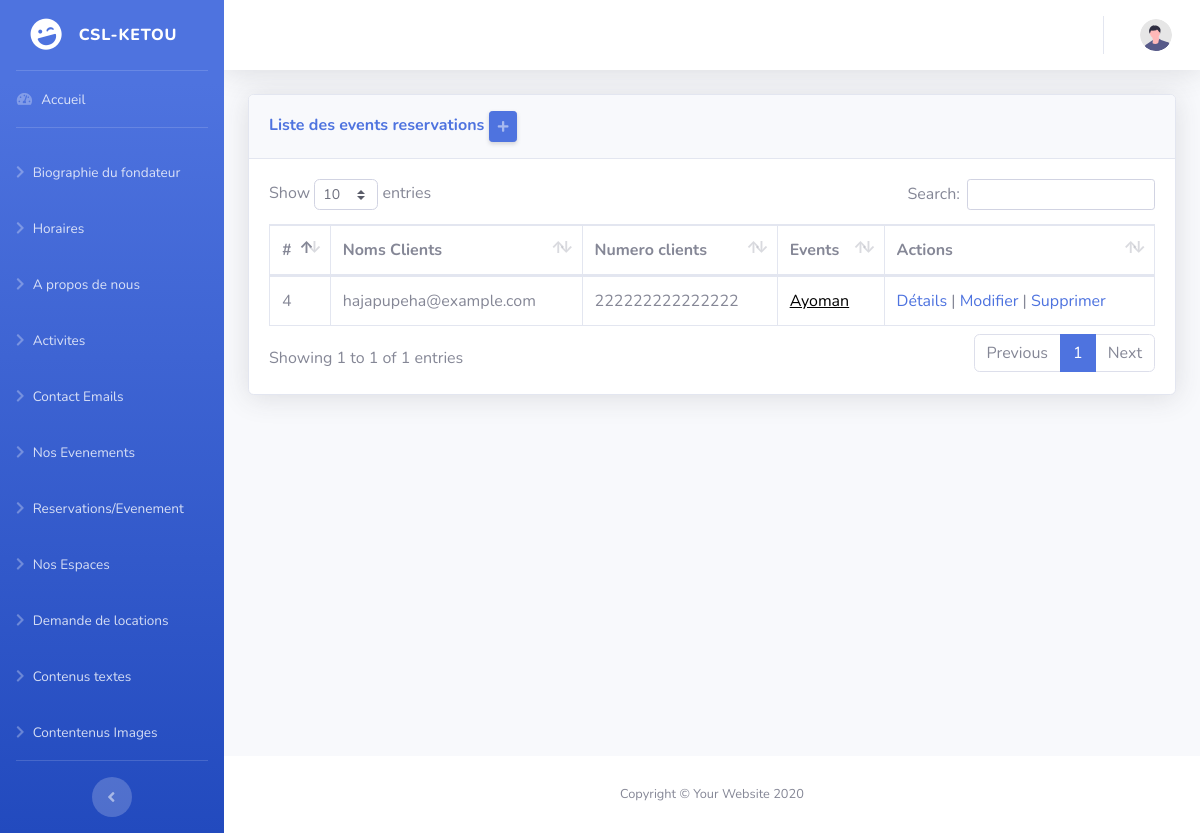
Screenshot of /Admin/csl-backend/event_reservations/index.php with the database file from the repository.
### tables this page shows
CREATE TABLE `event_reservations` (
  `id` int(11) NOT NULL,
  `client_name` varchar(255) NOT NULL,
  `client_num` varchar(255) NOT NULL,
  `event_id` int(11) NOT NULL,
  `created_at` timestamp NOT NULL DEFAULT current_timestamp(),
  `updated_at` timestamp NOT NULL DEFAULT current_timestamp() ON UPDATE current_timestamp()
);

CREATE TABLE `events` (
  `id` int(11) NOT NULL,
  `name` varchar(255) NOT NULL,
  `date` date NOT NULL,
  `description` text NOT NULL,
  `created_at` timestamp NOT NULL DEFAULT current_timestamp(),
  `updated_at` timestamp NOT NULL DEFAULT current_timestamp() ON UPDATE current_timestamp()
);

### Admin/csl-backend/event_reservations/index.php (the view, shortened to what this page needs)
<?php
require '../../../config/database.php';
    $stmt = $pdo->query("SELECT er.id AS reservation_id, er.client_name, er.client_num, er.event_id, e.name AS event_name, e.date AS event_date
            FROM
                event_reservations er
            JOIN
                events e ON er.event_id = e.id
    ");
    $aboutUs = $stmt->fetchAll(PDO::FETCH_ASSOC);
?>
<!DOCTYPE html>
<html lang="en">
<head>
    <?php
        include('../includes/links.php')
    ?>
</head>
<body id="page-top">
    <div id="wrapper">
         <?php
            include('../includes/sidebar.php')
        ?>
        <div id="content-wrapper" class="d-flex flex-column">
            <div id="content">
                 <?php
                    include('../includes/navbar.php')
                ?>
                <div class="container-fluid">
                    <div class="card shadow mb-4">
                        <div class="card-header py-3">
                            <h6 class="m-0 font-weight-bold text-primary">Liste des events reservations <a href="create.php" class="d-none d-sm-inline-block btn btn-sm btn-primary shadow-sm"><i class="fas fa-plus fa-sm text-white-50"></i></a></h6>
                        </div>
                        <div class="card-body">
                            <div class="table-responsive">
                                <table class="table table-bordered" id="dataTable" width="100%" cellspacing="0">
                                    <thead>
                                        <tr>
                                            <th>#</th>
                                            <th>Noms Clients</th>
                                            <th>Numero clients</th>
                                            <th>Events</th>
                                            <th>Actions</th>
                                        </tr>
                                    </thead>
                                    <tbody>
                                        <?php foreach ($aboutUs as $item): ?>
                                            <tr>
                                                <td><?= $item['reservation_id'] ?></td>
                                                <td><?= htmlspecialchars($item['client_name']) ?></td>
                                                <td><?= htmlspecialchars($item['client_num']) ?></td>
                                                <td>
                                                    <a href="../events/detail.php?id=<?= $item['event_id'] ?>" style="text-decoration: underline; color: black" >
                                                        <?= htmlspecialchars($item['event_name']) ?>
                                                    </a>
                                                </td>
                                                <td>
                                                    <a href="detail.php?id=<?= $item['reservation_id'] ?>">Détails</a> |
                                                    <a href="edit.php?id=<?= $item['reservation_id'] ?>">Modifier</a> |
                                                    <a href="delete.php?id=<?= $item['reservation_id'] ?>" onclick="return confirm('Êtes-vous sûr ?')">Supprimer</a>
                                                </td>
                                            </tr>
                                        <?php endforeach; ?>
                                    </tbody>
                                </table>
                            </div>
                        </div>
                    </div>
                </div>
            </div>
             <?php
                include('../includes/footer.php');
             ?>
        </div>
    </div>
</body>
</html>

### rows the page displays
event_reservations: id "4", client_name "hajapupeha@example.com", client_num "222222222222222", event.name "Ayoman"
